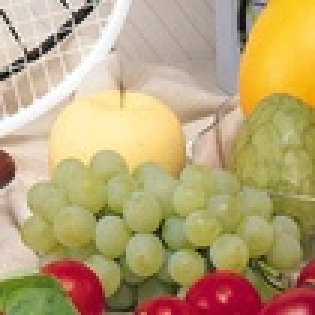
#> input picture src/imagens/fruit1.jpg, 105 x 105 px, shrunk from 256 x 256 before the run, found by its file name (shown 3 times larger)
$ python quest_1.py
#> lines starting #> are read from the running program, lines starting #| are printed output that depends on the picture
#######################################
##       Felipe Moura da Silva       ##
##       16/0119740                  ##
##       1/2023                      ##
#######################################

from unittest import result
import numpy as np
import cv2 as cv
from config import FRUIT1, FRUIT2, RESULT_DIR

img = cv.imread(FRUIT1)
#> img is the input picture: shape (105, 105, 3); mean B, G, R 118.4, 163.4, 185.2
img2 = cv.imread(FRUIT2)

########################
##       ITEM 1       ##
########################


def tam2(img, num: int = 8):
    # Verifica se o número de níveis é par e maior ou igual a 2
#> called with num = 8
    if num % 2 != 0 or num < 2:
        num = 2 if num < 2 else num + 1

    r, c, ch = img.shape  # Obtem dimensões da imagem img
#> r = 105; c = 105; ch = 3
    nr = r * 2  # Dobra o número de linhas
#> nr = 210
    nc = c * 2  # Dobra o número de colunas
#> nc = 210
    img_res = np.zeros(
        (nr, nc, ch), dtype=np.uint8
    )  # Cria uma matriz de 0's com o dobro das dimensões de img

    # Preenche a imagem resultante duplicando os pixels da imagem original
    for i in range(nr):
        for j in range(nc):
            img_res[i, j] = img[i // 2, j // 2]

    if num <= 2:
        return img_res  # Retorna a imagem resultante se num for igual ou menor que 2
    else:
        return tam2(img_res, num // 2)  # Chama recursivamente a função tam2
#> call 2 of tam2, with num = 4
#> after the loop in tam2 (call 2), `for i in range(nr):`:
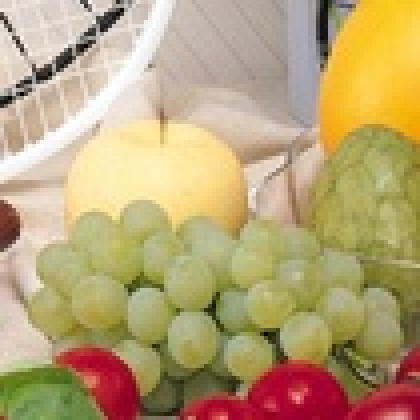
#> img_res: shape (420, 420, 3); mean B, G, R 118.4, 163.4, 185.2


img_tam2_8 = tam2(img, 8)  # Aumenta as dimensões de img em 8 vezes
cv.imwrite(
    RESULT_DIR + "q1_1_tam2(img, 8).jpg", img=img_tam2_8
)  # Salva a imagem resultante na pasta de resultados


########################
##       ITEM 2       ##
########################


def tamm(img):
    r, c, ch = img.shape  # Obtem dimensões da imagem img
#> r = 105; c = 105; ch = 3
    nr = r * 2  # Dobra o número de linhas
#> nr = 210
    nc = c * 2  # Dobra o número de colunas
#> nc = 210
    img_res = np.zeros(
        (nr, nc, ch), dtype=np.uint8
    )  # Cria uma matriz de 0's com o dobro das dimensões de img

    # Preenche a imagem resultante de acordo com a técnica TAMM
    for i in range(r):
        for j in range(c):
            # Copia o pixel da imagem original para a posição correspondente na imagem resultante
            img_res[2 * i, 2 * j] = img[i, j]
            # Verifica se há uma coluna adjacente à direita
            if j + 1 < c:
                # Calcula a média entre o valor do pixel atual e o valor do pixel à direita
                img_res[2 * i, 2 * j + 1] = (img[i, j] + img[i, j + 1]) // 2
            # Verifica se há uma linha adjacente abaixo
            if i + 1 < r:
                # Calcula a média entre o valor do pixel atual e o valor do pixel abaixo
                img_res[2 * i + 1, 2 * j] = (img[i, j] + img[i + 1, j]) // 2
            # Verifica se há uma linha adjacente abaixo e uma coluna adjacente à direita
            if i + 1 < r and j + 1 < c:
                # Calcula a média entre os quatro pixels adjacentes
                img_res[2 * i + 1, 2 * j + 1] = (
                    img[i, j] + img[i, j + 1] + img[i + 1, j] + img[i + 1, j + 1]
                ) // 4
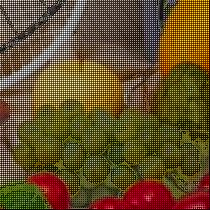
#> img_res: shape (210, 210, 3); mean B, G, R 68.4, 77.3, 90.3

    return img_res


img_tamm = tamm(img)
cv.imwrite(
    RESULT_DIR + "q1_2_tamm(img).jpg", img=img_tamm
)  # Salva a imagem resultante na pasta de resultados


########################
##       ITEM 3       ##
########################


def superres(img1, img2):
    # Verificar se as imagens têm o mesmo tamanho
#> (the run stopped early here; a loop or call above may not have finished)
